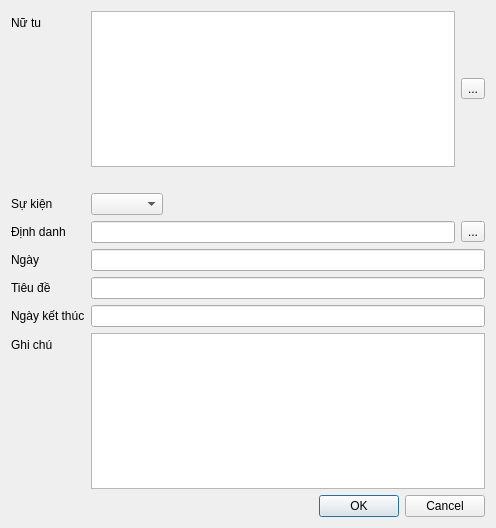
<?xml version="1.0" encoding="UTF-8"?>
<ui version="4.0">
 <class>DlgAddPersonEvent</class>
 <widget class="QDialog" name="DlgAddPersonEvent">
  <property name="geometry">
   <rect>
    <x>0</x>
    <y>0</y>
    <width>496</width>
    <height>528</height>
   </rect>
  </property>
  <property name="windowTitle">
   <string>Cập nhật Sự kiện của Nữ tu</string>
  </property>
  <layout class="QVBoxLayout" name="verticalLayout">
   <item>
    <layout class="QFormLayout" name="formLayout">
     <property name="fieldGrowthPolicy">
      <enum>QFormLayout::ExpandingFieldsGrow</enum>
     </property>
     <item row="0" column="0">
      <widget class="QLabel" name="label_6">
       <property name="text">
        <string>Nữ tu</string>
       </property>
      </widget>
     </item>
     <item row="0" column="1">
      <layout class="QHBoxLayout" name="horizontalLayout">
       <item>
        <widget class="QPlainTextEdit" name="txtPersonName">
         <property name="readOnly">
          <bool>true</bool>
         </property>
        </widget>
       </item>
       <item>
        <widget class="QToolButton" name="btnSearch">
         <property name="text">
          <string>...</string>
         </property>
        </widget>
       </item>
      </layout>
     </item>
     <item row="2" column="0">
      <widget class="QLabel" name="label">
       <property name="text">
        <string>Sự kiện</string>
       </property>
      </widget>
     </item>
     <item row="2" column="1">
      <widget class="QComboBox" name="cbEvent"/>
     </item>
     <item row="3" column="0">
      <widget class="QLabel" name="label_7">
       <property name="text">
        <string>Định danh</string>
       </property>
      </widget>
     </item>
     <item row="3" column="1">
      <layout class="QHBoxLayout" name="horizontalLayout_2">
       <item>
        <widget class="QLineEdit" name="txtNameId">
         <property name="readOnly">
          <bool>true</bool>
         </property>
        </widget>
       </item>
       <item>
        <widget class="QToolButton" name="btnChangeNameId">
         <property name="text">
          <string>...</string>
         </property>
        </widget>
       </item>
      </layout>
     </item>
     <item row="4" column="0">
      <widget class="QLabel" name="label_2">
       <property name="text">
        <string>Ngày</string>
       </property>
      </widget>
     </item>
     <item row="4" column="1">
      <widget class="QLineEdit" name="txtDate"/>
     </item>
     <item row="5" column="0">
      <widget class="QLabel" name="label_3">
       <property name="text">
        <string>Tiêu đề</string>
       </property>
      </widget>
     </item>
     <item row="5" column="1">
      <widget class="QLineEdit" name="txtTitle"/>
     </item>
     <item row="6" column="0">
      <widget class="QLabel" name="label_5">
       <property name="text">
        <string>Ngày kết thúc</string>
       </property>
      </widget>
     </item>
     <item row="6" column="1">
      <widget class="QLineEdit" name="txtEndDate"/>
     </item>
     <item row="7" column="0">
      <widget class="QLabel" name="label_4">
       <property name="text">
        <string>Ghi chú</string>
       </property>
      </widget>
     </item>
     <item row="7" column="1">
      <widget class="QPlainTextEdit" name="txtRemark"/>
     </item>
     <item row="1" column="1">
      <widget class="QLabel" name="lblNameId">
       <property name="text">
        <string/>
       </property>
      </widget>
     </item>
    </layout>
   </item>
   <item>
    <widget class="QDialogButtonBox" name="buttonBox">
     <property name="orientation">
      <enum>Qt::Horizontal</enum>
     </property>
     <property name="standardButtons">
      <set>QDialogButtonBox::Cancel|QDialogButtonBox::Ok</set>
     </property>
    </widget>
   </item>
  </layout>
 </widget>
 <resources/>
 <connections>
  <connection>
   <sender>buttonBox</sender>
   <signal>accepted()</signal>
   <receiver>DlgAddPersonEvent</receiver>
   <slot>accept()</slot>
   <hints>
    <hint type="sourcelabel">
     <x>248</x>
     <y>254</y>
    </hint>
    <hint type="destinationlabel">
     <x>157</x>
     <y>274</y>
    </hint>
   </hints>
  </connection>
  <connection>
   <sender>buttonBox</sender>
   <signal>rejected()</signal>
   <receiver>DlgAddPersonEvent</receiver>
   <slot>reject()</slot>
   <hints>
    <hint type="sourcelabel">
     <x>316</x>
     <y>260</y>
    </hint>
    <hint type="destinationlabel">
     <x>286</x>
     <y>274</y>
    </hint>
   </hints>
  </connection>
 </connections>
</ui>
